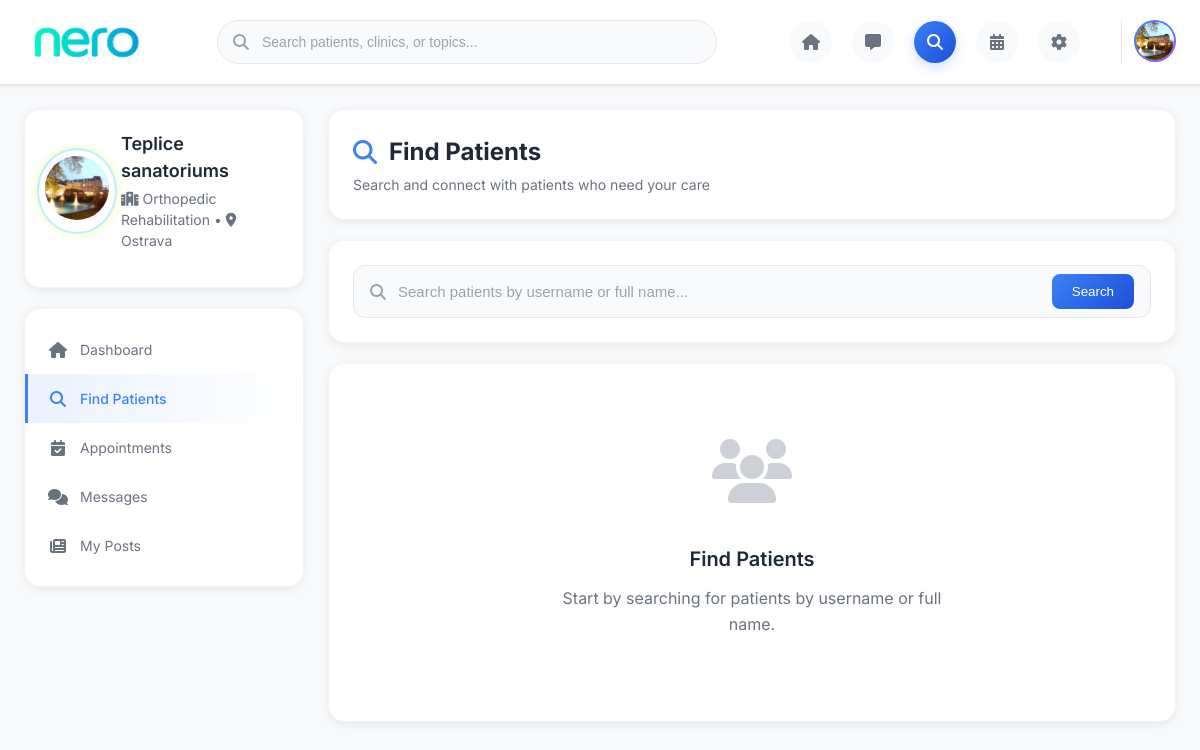
The page /clinics/search-patient-clinic/ (signed in) on the database its author committed.
### clinics/models.py (models this page shows, shortened)
class Clinic(models.Model):
    SPECIALIZATION_CHOICES = (
        ('Physical Therapy', 'Physical Therapy'),
        ('Occupational Therapy', 'Occupational Therapy'),
        ('Sports Medicine', 'Sports Medicine'),
        ('Orthopedic Rehabilitation', 'Orthopedic Rehabilitation'),
        ('Neurological Rehabilitation', 'Neurological Rehabilitation'),
        ('Cardiac Rehabilitation', 'Cardiac Rehabilitation'),
        ('Pediatric Rehabilitation', 'Pediatric Rehabilitation'),
        ('Geriatric Rehabilitation', 'Geriatric Rehabilitation'),
        ('Pain Management', 'Pain Management'),
        ('Post-Surgical Rehabilitation', 'Post-Surgical Rehabilitation'),
    )
    user = models.OneToOneField(User, on_delete=models.CASCADE)
    clinic_name = models.CharField(max_length=200)
    tagline = models.CharField(max_length=300, blank=True, help_text="Brief tagline for your clinic")
    description = models.TextField(help_text="Detailed description of your clinic services and approach")
    address = models.TextField()
    city = models.CharField(max_length=100)
    state = models.CharField(max_length=100)
    zip_code = models.CharField(max_length=20)
    phone_number = models.CharField(max_length=15)
    contact_email = models.EmailField()
    website = models.URLField(blank=True)
    specialization = models.CharField(max_length=50, choices=SPECIALIZATION_CHOICES)
    other_specializations = models.CharField(max_length=200, blank=True, help_text="Other specializations (comma separated)")
    license_number = models.CharField(max_length=50)
    established_date = models.DateField()
    facilities = models.CharField(max_length=500, blank=True, help_text="Available facilities (comma separated)")
    number_of_therapists = models.PositiveIntegerField(default=1)
    languages_spoken = models.CharField(max_length=200, default='English', help_text="Languages spoken (comma separated)")
    hours_of_operation = models.TextField(default='Mon-Fri: 9:00 AM - 6:00 PM\nSat: 9:00 AM - 1:00 PM')
    profile_picture = models.ImageField(upload_to='clinic_profile_pics/', blank=True, null=True, help_text="Main profile picture of your clinic")
    cover_photo = models.ImageField(upload_to='clinic_cover_photos/', blank=True, null=True, help_text="Cover photo for your clinic page")
    last_seen = models.DateTimeField(null=True, blank=True)
    facebook_url = models.URLField(blank=True)
    instagram_url = models.URLField(blank=True)
    linkedin_url = models.URLField(blank=True)
    is_verified = models.BooleanField(default=False)
    accepts_heart_problems = models.BooleanField(default=True, help_text="Accept patients with heart problems")
    accepts_catheter = models.BooleanField(default=True, help_text="Accept patients using a catheter (permanent or intermittent)")
    accepts_wheelchair = models.BooleanField(default=True, help_text="Accept patients who use a wheelchair")
    accepts_walker = models.BooleanField(default=True, help_text="Accept patients who use a walker")
    accepts_crutch = models.BooleanField(default=True, help_text="Accept patients who use crutches")
    accepts_electric_wheelchair = models.BooleanField(default=True, help_text="Accept patients who use an electric wheelchair")
    accepts_bowel_incontinence = models.BooleanField(default=True, help_text="Accept patients with bowel incontinence")
    accepts_urine_incontinence = models.BooleanField(default=True, help_text="Accept patients with urine incontinence")
    accepts_medical_condom = models.BooleanField(default=True, help_text="Accept patients using a medical condom")
    accepts_diapers = models.BooleanField(default=True, help_text="Accept patients using diapers")
    accepts_breathing_issues = models.BooleanField(default=True, help_text="Accept patients with breathing issues")
    accepts_feeding_tube = models.BooleanField(default=True, help_text="Accept patients using a feeding tube")
    accepts_stool_tube = models.BooleanField(default=True, help_text="Accept patients using a stool tube")
    accepts_urine_tube = models.BooleanField(default=True, help_text="Accept patients using a urine tube")
    accepts_bedsores = models.BooleanField(default=True, help_text="Accept patients with bedsores")
    accepts_diabetes = models.BooleanField(default=True, help_text="Accept patients with diabetes")
    accepts_insulin = models.BooleanField(default=True, help_text="Accept patients using insulin")
    accepts_high_blood_pressure = models.BooleanField(default=True, help_text="Accept patients with high blood pressure")
    accepts_infectious_diseases = models.BooleanField(default=True, help_text="Accept patients with infectious diseases")
    accepts_vein_thrombosis = models.BooleanField(default=True, help_text="Accept patients with vein thrombosis")
    accepts_depression = models.BooleanField(default=True, help_text="Accept patients with depression")

### clinics/views.py (the view)
# urls.py: path('search-patient-clinic/', views.search_patient_clinic_page, name='search_patient_clinic'),
@login_required
def search_patient_clinic_page(request):
    if request.user.user_type != 'clinic':
        return redirect('login')
    clinic = get_object_or_404(Clinic, user=request.user)
    context = {'clinic': clinic}
    return render(request, 'clinics/search_patient_clinic.html', context)

### accounts/utils.py (called while the page is built)
def get_client_ip(request):
    if not request:
        return None
    xff = request.META.get('HTTP_X_FORWARDED_FOR')
    if xff:
        return xff.split(',')[0].strip()
    return request.META.get('REMOTE_ADDR')

### core/context_processors.py (called while the page is built)
def total_unread(request):
    if not request.user or not request.user.is_authenticated:
        return {'total_unread': 0}
    try:
        from chat.models import ChatRoom, Message
        chat_rooms = ChatRoom.objects.filter(Q(user1=request.user) | Q(user2=request.user))
        count = Message.objects.filter(chat_room__in=chat_rooms, is_read=False).exclude(sender=request.user).count()
        return {'total_unread': count}
    except Exception:
        return {'total_unread': 0}

### templates/clinics/search_patient_clinic.html (shortened to what this page needs)
{% load static %}
<!DOCTYPE html>
<html lang="en">
<head>
    <link rel="stylesheet" href="https://cdnjs.cloudflare.com/ajax/libs/font-awesome/6.4.0/css/all.min.css">
</head>
<body>
    <header class="main-header">
        <div class="header-container">
            <div class="logo-container">
                <div class="logo-gradient" role="img" aria-label="NERO Logo"></div>
            </div>
            <div class="search-container">
                <i class="fas fa-search search-icon"></i>
                <input type="text" name="q" class="search-bar" id="dashboard-search-bar" autocomplete="off" placeholder="Search patients, clinics, or topics...">
            </div>
            <div class="nav-icons">
                <a href="{% url 'clinic_dashboard' %}" class="nav-icon">
                    <i class="fas fa-home"></i>
                </a>
                <a href="{% url 'chat_room_list_clinic' %}" class="nav-icon">
                    <i class="fas fa-comment-alt"></i>
                </a>
                <a href="{% url 'search_patients' %}" class="nav-icon active">
                    <i class="fas fa-search"></i>
                </a>
                <a href="{% url 'clinic_appointments' %}" class="nav-icon">
                    <i class="fas fa-calendar-alt"></i>
                </a>
                <a href="{% url 'clinic_settings' %}" class="nav-icon" title="Clinic Settings">
                    <i class="fas fa-cog"></i>
                </a>
            </div>
            <div class="user-menu">
                <button id="avatarBtn" aria-haspopup="true" aria-expanded="false" style="background:transparent;border:none;padding:0;cursor:pointer;">
                    {% if clinic.profile_picture %}
                    <img src="{{ clinic.profile_picture.url }}" alt="Clinic Profile" class="user-avatar" id="avatarImg">
                    {% else %}
                    <div class="user-avatar" id="avatarImg" style="background: linear-gradient(135deg, #3b82f6, #8b5cf6); display: flex; align-items: center; justify-content: center; color: white; font-weight: bold; font-size: 16px;">
                        {{ clinic.clinic_name|first|upper }}
                    </div>
                    {% endif %}
                </button>
            </div>
        </div>
    </header>
    <main class="main-layout">
        <aside class="sidebar-left">
            <div class="profile-card">
                <div class="profile-header">
                    <div class="avatar-wrap">
                        {% if clinic.profile_picture %}
                            <img src="{{ clinic.profile_picture.url }}" alt="Clinic Profile" class="profile-avatar">
                        {% else %}
                            <div class="profile-avatar" style="background: linear-gradient(135deg, #3b82f6, #8b5cf6); display: flex; align-items: center; justify-content: center; color: white; font-weight: bold; font-size: 24px;">
                                {{ clinic.clinic_name|first|upper }}
                            </div>
                        {% endif %}
                    </div>
                    <div class="profile-info">
                        <h3>{{ clinic.clinic_name }}</h3>
                        <p><i class="fas fa-hospital"></i> {{ clinic.specialization }}{% if clinic.city %} • <i class="fas fa-map-marker-alt"></i> {{ clinic.city }}{% endif %}</p>
                    </div>
                </div>
            </div>
            <nav class="sidebar-nav">
                <a href="{% url 'clinic_dashboard' %}" class="nav-item">
                    <i class="fas fa-home"></i>
                    Dashboard
                </a>
                <a href="{% url 'search_patients' %}" class="nav-item active">
                    <i class="fas fa-search"></i>
                    Find Patients
                </a>
                <a href="{% url 'clinic_appointments' %}" class="nav-item">
                    <i class="fas fa-calendar-check"></i>
                    Appointments
                </a>
                <a href="{% url 'chat_room_list_clinic' %}" class="nav-item">
                    <i class="fas fa-comments"></i>
                    Messages
                </a>
                <a href="{% url 'clinic_my_posts' %}" class="nav-item">
                    <i class="fas fa-newspaper"></i>
                    My Posts
                </a>
            </nav>
        </aside>
        <section class="main-content">
            <div class="page-header">
                <div>
                    <h1 class="page-title">
                        <i class="fas fa-search" style="color:#3b82f6;"></i>
                        Find Patients
                    </h1>
                    <p class="page-subtitle">Search and connect with patients who need your care</p>
                </div>
            </div>
            <div class="search-section">
                <div class="search-box">
                    <i class="fas fa-search" style="color:#9ca3af;"></i>
                    <input type="text" id="clinic-search-bar" placeholder="Search patients by username or full name...">
                    <button id="searchButton" style="background:linear-gradient(135deg,#3b82f6,#1d4ed8);color:white;border:none;padding:10px 20px;border-radius:8px;font-weight:500;cursor:pointer;transition:all 0.2s ease;">
                        Search
                    </button>
                </div>
            </div>
            <div id="clinic-search-results" class="results-container">
                {% if initial_patients %}
                    <div class="results-header">
                        <div class="results-count">{{ initial_patients.count }} patients found</div>
                        <select class="sort-select" id="sortSelect">
                            <option value="recent">Most Recent</option>
                            <option value="name">Name A-Z</option>
                            <option value="urgent">Urgent First</option>
                            <option value="location">Location</option>
                        </select>
                    </div>
                    {% for patient in initial_patients|slice:":5" %}
                    <a href="{% url 'start_chat_with_patient_clinic' %}?patient_id={{ patient.id }}" class="patient-card">
                        <div class="patient-avatar">
                            {% if patient.profile_picture %}
                                <img src="{{ patient.profile_picture.url }}" alt="{{ patient.full_name }}">
                            {% else %}
                                <div style="width:100%; height:100%; background:linear-gradient(135deg,#3b82f6,#8b5cf6); display:flex; align-items:center; justify-content:center; color:white; font-weight:bold; font-size:20px; border-radius:10px;">
                                    {{ patient.full_name|first|upper }}
                                </div>
                            {% endif %}
                        </div>
                        <div class="patient-info">
                            <h3 class="patient-name">{{ patient.full_name }}</h3>
                            <div class="patient-meta">
                                <span class="patient-detail">
                                    <i class="fas fa-phone"></i> {{ patient.phone_number|default:"Phone not set" }}
                                </span>
                                <span class="patient-detail">
                                    <i class="fas fa-calendar"></i> Age: {{ patient.age|default:"N/A" }}
                                </span>
                            </div>
                            {% if patient.medical_records.first %}
                            <div class="patient-tags">
                                <span class="patient-tag tag-primary">
                                    <i class="fas fa-stethoscope"></i> {{ patient.medical_records.first.main_diagnosis|default:"Under assessment" }}
                                </span>
                                <span class="patient-tag tag-warning">
                                    <i class="fas fa-exclamation-triangle"></i> {{ patient.medical_records.first.condition_status|default:"Stable" }}
                                </span>
                            </div>
                            {% endif %}
                        </div>
                        <div class="patient-actions" aria-hidden="true">
                            <div class="patient-btn primary" style="pointer-events:none;opacity:0.95;"><i class="fas fa-comment"></i> Chat</div>
                        </div>
                    </a>
                    {% endfor %}
                {% else %}
                <div class="empty-state">
                    <div class="empty-icon">
                        <i class="fas fa-users"></i>
                    </div>
                    <h3 class="empty-title">Find Patients</h3>
                    <p class="empty-text">Start by searching for patients by username or full name.</p>
                </div>
                {% endif %}
            </div>
        </section>
    </main>
</body>
</html>

### rows shown on the page
Clinic: profile_picture (picture), clinic_name "Teplice sanatoriums", specialization "Orthopedic Rehabilitation", city "Ostrava"
